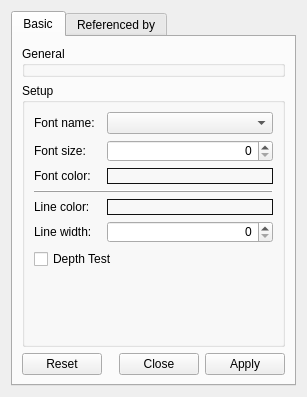
<?xml version="1.0" encoding="UTF-8"?>
<ui version="4.0">
 <class>GeoPropertySetupDesigner</class>
 <widget class="QWidget" name="GeoPropertySetupDesigner">
  <property name="geometry">
   <rect>
    <x>0</x>
    <y>0</y>
    <width>307</width>
    <height>397</height>
   </rect>
  </property>
  <property name="windowTitle">
   <string>Atom Label Setup Designer</string>
  </property>
  <layout class="QVBoxLayout" name="_3">
   <item>
    <widget class="QTabWidget" name="tabWidget">
     <property name="styleSheet">
      <string notr="true"/>
     </property>
     <property name="currentIndex">
      <number>0</number>
     </property>
     <widget class="QWidget" name="basicTab">
      <attribute name="title">
       <string>Basic</string>
      </attribute>
      <layout class="QVBoxLayout" name="verticalLayout_2">
       <item>
        <widget class="QGroupBox" name="generalGB">
         <property name="sizePolicy">
          <sizepolicy hsizetype="Preferred" vsizetype="Fixed">
           <horstretch>0</horstretch>
           <verstretch>0</verstretch>
          </sizepolicy>
         </property>
         <property name="title">
          <string>General</string>
         </property>
        </widget>
       </item>
       <item>
        <widget class="QGroupBox" name="groupBox_3">
         <property name="styleSheet">
          <string notr="true">QPushButton {
	border: 1px solid #101010;
	border-radius: 0px;
}</string>
         </property>
         <property name="title">
          <string>Setup</string>
         </property>
         <layout class="QGridLayout" name="_2">
          <item row="0" column="0">
           <widget class="QLabel" name="label_2">
            <property name="text">
             <string>Font name:</string>
            </property>
           </widget>
          </item>
          <item row="2" column="0">
           <widget class="QLabel" name="label_3">
            <property name="text">
             <string>Font color:</string>
            </property>
           </widget>
          </item>
          <item row="2" column="2">
           <widget class="QColorPushButton" name="labelColorPB">
            <property name="text">
             <string/>
            </property>
           </widget>
          </item>
          <item row="3" column="0" colspan="3">
           <widget class="QFrame" name="frame">
            <property name="sizePolicy">
             <sizepolicy hsizetype="Preferred" vsizetype="Fixed">
              <horstretch>0</horstretch>
              <verstretch>3</verstretch>
             </sizepolicy>
            </property>
            <property name="frameShape">
             <enum>QFrame::HLine</enum>
            </property>
            <property name="frameShadow">
             <enum>QFrame::Raised</enum>
            </property>
           </widget>
          </item>
          <item row="4" column="0">
           <widget class="QLabel" name="label">
            <property name="text">
             <string>Line color:</string>
            </property>
           </widget>
          </item>
          <item row="4" column="2">
           <widget class="QColorPushButton" name="lineColorPB">
            <property name="sizePolicy">
             <sizepolicy hsizetype="Expanding" vsizetype="Fixed">
              <horstretch>0</horstretch>
              <verstretch>0</verstretch>
             </sizepolicy>
            </property>
            <property name="text">
             <string/>
            </property>
           </widget>
          </item>
          <item row="5" column="0">
           <widget class="QLabel" name="label_4">
            <property name="text">
             <string>Line width:</string>
            </property>
           </widget>
          </item>
          <item row="5" column="2">
           <widget class="QSpinBox" name="lineWidthSB">
            <property name="sizePolicy">
             <sizepolicy hsizetype="Expanding" vsizetype="Fixed">
              <horstretch>0</horstretch>
              <verstretch>0</verstretch>
             </sizepolicy>
            </property>
            <property name="layoutDirection">
             <enum>Qt::LeftToRight</enum>
            </property>
            <property name="alignment">
             <set>Qt::AlignRight|Qt::AlignTrailing|Qt::AlignVCenter</set>
            </property>
           </widget>
          </item>
          <item row="7" column="0">
           <spacer name="verticalSpacer">
            <property name="orientation">
             <enum>Qt::Vertical</enum>
            </property>
            <property name="sizeHint" stdset="0">
             <size>
              <width>20</width>
              <height>40</height>
             </size>
            </property>
           </spacer>
          </item>
          <item row="1" column="2">
           <widget class="QSpinBox" name="labelFontSizeSB">
            <property name="alignment">
             <set>Qt::AlignRight|Qt::AlignTrailing|Qt::AlignVCenter</set>
            </property>
           </widget>
          </item>
          <item row="1" column="0">
           <widget class="QLabel" name="label_5">
            <property name="text">
             <string>Font size:</string>
            </property>
           </widget>
          </item>
          <item row="0" column="2">
           <widget class="QFTGLFontComboBox" name="fontNameCB"/>
          </item>
          <item row="6" column="0" colspan="3">
           <widget class="QCheckBox" name="depthTestCB">
            <property name="text">
             <string>Depth Test</string>
            </property>
           </widget>
          </item>
         </layout>
        </widget>
       </item>
       <item>
        <widget class="QDialogButtonBox" name="buttonBox">
         <property name="standardButtons">
          <set>QDialogButtonBox::Apply|QDialogButtonBox::Close|QDialogButtonBox::Reset</set>
         </property>
        </widget>
       </item>
      </layout>
     </widget>
     <widget class="QWidget" name="refByTab">
      <attribute name="title">
       <string>Referenced by</string>
      </attribute>
     </widget>
    </widget>
   </item>
  </layout>
 </widget>
 <customwidgets>
  <customwidget>
   <class>QColorPushButton</class>
   <extends>QPushButton</extends>
   <header location="global">ColorPushButton.hpp</header>
  </customwidget>
  <customwidget>
   <class>QFTGLFontComboBox</class>
   <extends>QComboBox</extends>
   <header location="global">FTGLFontComboBox.hpp</header>
  </customwidget>
 </customwidgets>
 <resources/>
 <connections/>
</ui>
